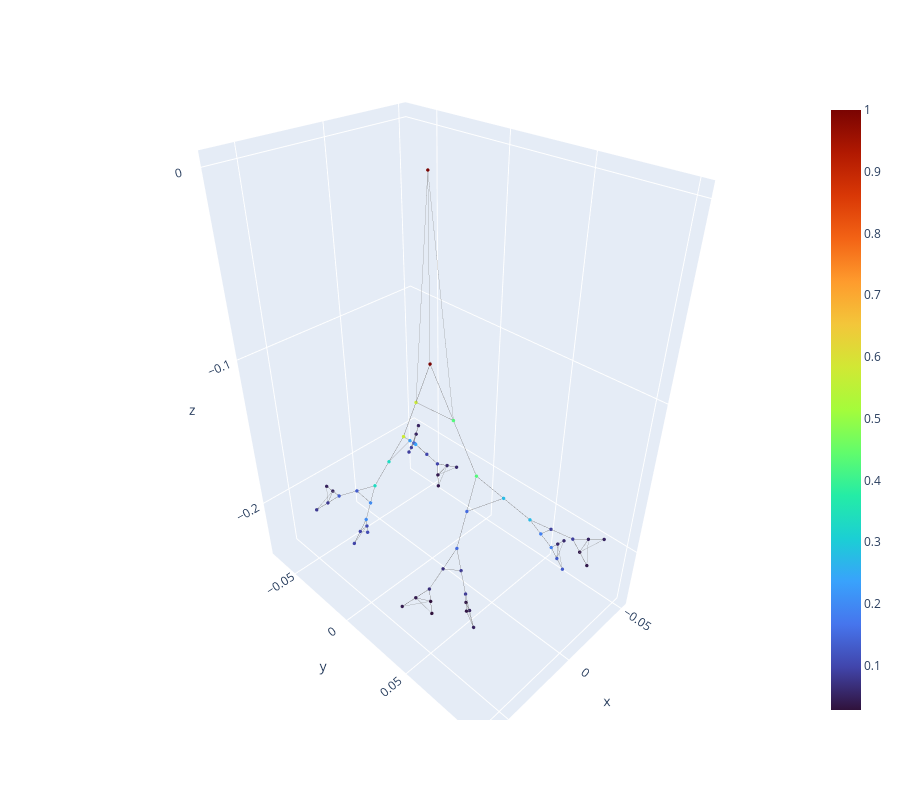

Notebook code for this chart:
### Markdown cell above
# READ A GRAPH AND CONSTRUCT EDGE CONNECTIVITY

### Code cell
# check if given the big tensor storing all simulations, I am able to recover a specific steady state and its quantities

single_graph = new_dataset[0,...]

i=0
while i < 61:#len(single_graph):
    print(f"{i}th node: {torch.norm(single_graph[i,7:10])}")
    i += 1

neighbours = params.NEIGHBOURS

edge_index = knn_graph(single_graph[..., :3], neighbours)
print(single_graph[1]) # coord_x, coord_y, coord_z, mis, sdf, size, press, vel_x, vel_y, vel_z, stress_ij
# print(single_graph[1])
# print(single_graph[2])
# print(single_graph[3])
# print(single_graph[4])
#magvel = torch.norm(single_graph[..., 4:7], dim=-1)
magvel = torch.norm(single_graph[..., 7:10], dim=-1) # 7:10 are vel_x, vel_y, vel_z
#print(magvel)   

print('Single graph:', single_graph.shape)
print('Edge index  :', edge_index.shape)
print('Velocity magnitude:', magvel.shape)

print_3D_graph(single_graph, edge_index, magvel)

# [(0, -1), (0, 1), (1, 2), (1, 4), (2, 3),
# (4, 5), (3, 6), (3, 8), (5, 10), (5, 12), 
# (6, 7), (8, 9), (10, 11), (12, 13)]
